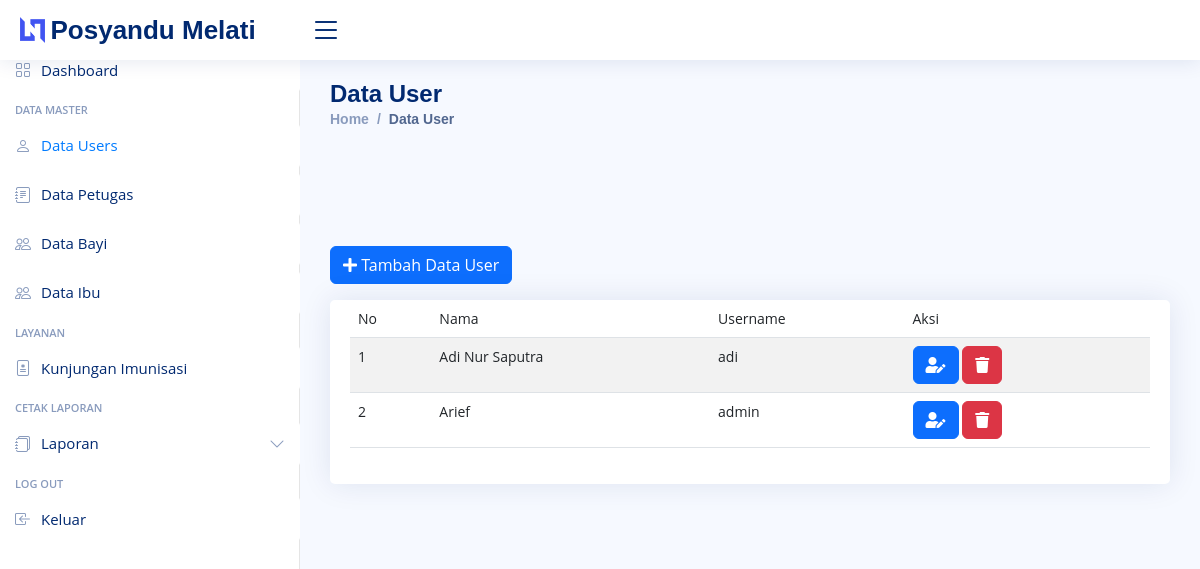
Page /index.php/admin/users on the committed database.
### tables this page shows
CREATE TABLE `users` (
  `id_user` int(11) NOT NULL,
  `username` varchar(20) NOT NULL,
  `password` varchar(256) NOT NULL,
  `nama_lengkap` varchar(50) NOT NULL
);

### application/controllers/admin/Users.php (called while the page is built, shortened)
<?php
class Users extends CI_Controller {
	public function __construct()
	{
		$this->load->model('Users_m');
		$this->load->library('form_validation');
	}
	public function index()
	{
		$data['title'] = 'Data User';
		$data['users'] = $this->Users_m->get('users')->result_array();
		$this->form_validation->set_rules('nama', 'Nama Lengkap', 'required|trim');
		$this->form_validation->set_rules('username', 'Username', 'required|trim');
		$this->form_validation->set_rules('password', 'Password', 'required|trim');
		if($this->form_validation->run() == FALSE) {
			$this->load->view('layout/header', $data);
			$this->load->view('layout/sidebar');
			$this->load->view('admin/users/index');
			$this->load->view('layout/footer');
		}
	}
}

### index.php (called while the page is built, shortened)
<?php
require_once BASEPATH.'core/CodeIgniter.php';

### application/models/Users_m.php (called while the page is built, shortened)
<?php
class Users_m extends CI_Model {
	public function get($table)
	{
		$this->db->order_by('nama_lengkap', 'ASC');
		return $this->db->get($table);
	}
}

### application/views/admin/users/index.php (the view, shortened to what this page needs)
<main id="main" class="main">
    <div class="row mb-2">
        <div class="col-md-6">
            <button type="button" class="btn btn-primary mb-2 tombolTambahUser" data-toggle="modal"
                data-target="#formModalUser">
                <i class="fas fa-plus"></i> Tambah Data User
            </button>
        </div>
    </div>
    <section class="section">
        <div class="card">
            <div class="card-body">
                <div class="row">
                    <div class="col-md">
                        <div class="table-responsive">
                            <table class="table table-striped">
                                <thead>
                                    <tr>
                                        <td>No</td>
                                        <td>Nama</td>
                                        <td>Username</td>
                                        <td>Aksi</td>
                                    </tr>
                                </thead>
                                <tbody>
                                    <?php $no = 1; foreach($users as $u) : ?>
                                    <tr>
                                        <td><?= $no++; ?></td>
                                        <td><?= $u['nama_lengkap']; ?></td>
                                        <td><?= $u['username']; ?></td>
                                        <td>
                                            <button type="button" class="btn btn-primary tombolUbahUser"
                                                data-toggle="modal" data-id="<?= $u['id_user']; ?>"
                                                data-target="#formModalUser">
                                                <i class="fas fa-user-edit"></i>
                                            </button>
                                            <a href="<?= base_url('admin/users/hapus/') . $u['id_user']; ?>"
                                                class="btn btn-danger" onclick="return confirm('Yakin Hapus ?')"><i
                                                    class="fas fa-trash"></i></a>
                                        </td>
                                    </tr>
                                    <?php endforeach; ?>
                                </tbody>
                            </table>
                        </div>
                    </div>
                </div>
            </div>
        </div>
    </section>
</main>

### assets/css/dashboard.css (style rules this page uses)
body { font-size: .875rem; }

### assets/nice/assets/css/style.css (style rules this page uses)
:root { scroll-behavior: smooth; }
body { font-family: "Open Sans", sans-serif; background: #f6f9ff; color: #444444; }
a { color: #4154f1; text-decoration: none; }
#main { margin-top: 60px; padding: 20px 30px; transition: all 0.3s; }
.card { margin-bottom: 30px; border: none; border-radius: 5px; box-shadow: 0px 0 30px rgba(1, 41, 112, 0.1); }
.card-body { padding: 0 20px 20px 20px; }
@media (min-width: 1200px) { #main, #footer { margin-left: 300px; } }

### rows in the picture
users: nama_lengkap "Adi Nur Saputra", username "adi"
users: nama_lengkap "Arief", username "admin"

### other values in the picture
$title "Data User"
